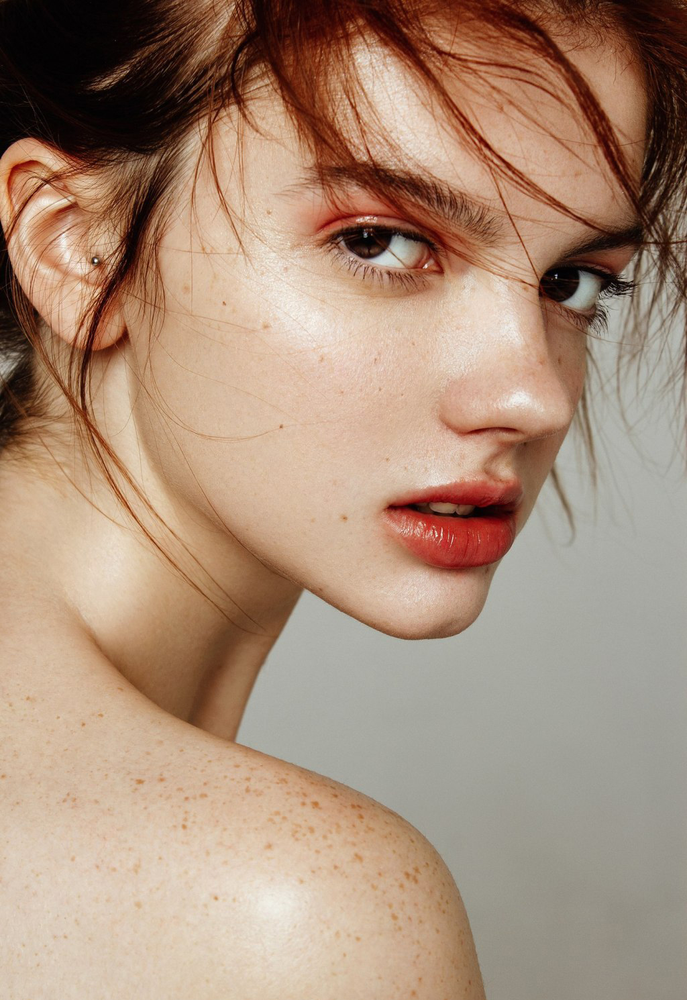
%> input picture 数字图像处理/作业/experiment2-2/test.png, 687 x 1000 px, shrunk from 1024 x 1490 before the run
$ octave experiment2_2.m   (GNU Octave 9; MATLAB toolbox functions it lacks are replaced by stand-ins)
%> lines starting %> are read from the running program, lines starting %| are printed output that depends on the picture; in (x1, y1, x2, y2) boxes, pixels count from 0 and x2, y2 are one past the last pixel; in counts of white or black regions, pixels touching at a corner belong together; the program's own positions count from 1
close all;clc;clear;
img=imread("test.png");
%> img is the input picture: size 1000x687x3 uint8; mean R, G, B 169.3, 142, 121.6
gray=rgb2gray(img);
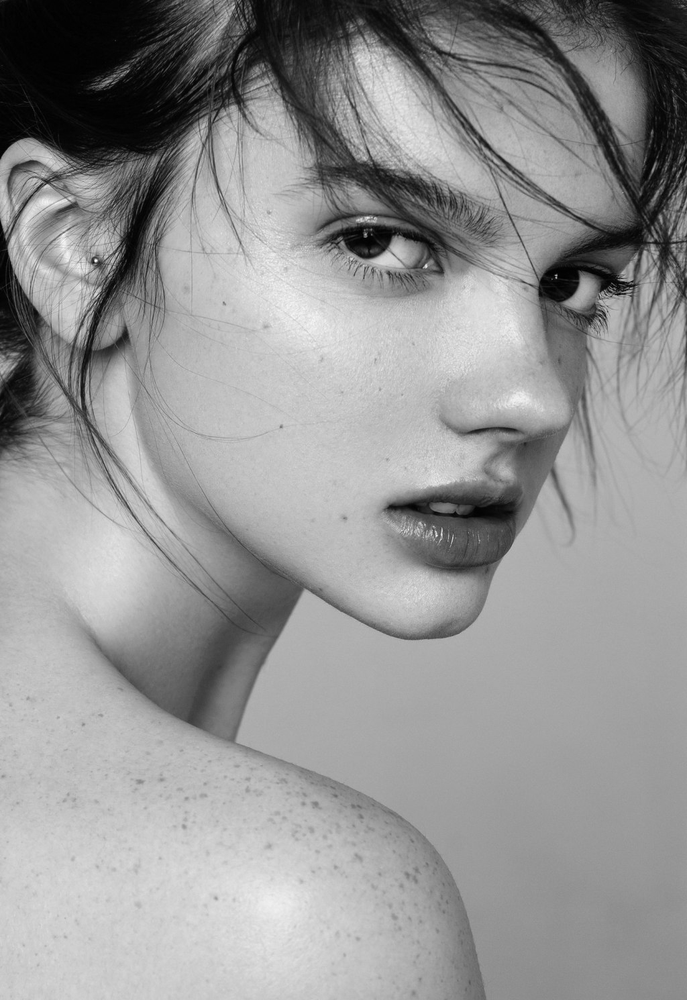
%> gray: size 1000x687 uint8; min 0, max 255, mean 147.8
binaryImag0_5=im2bw(gray,0.5);
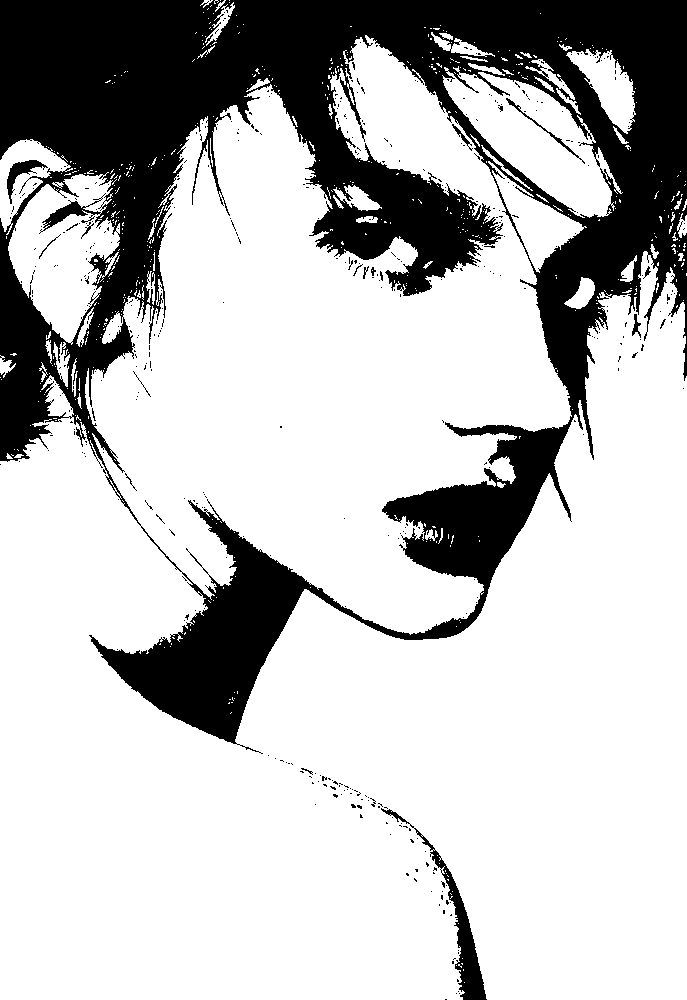
%> binaryImag0_5: size 1000x687 logical; 74.7% white; 453 black regions (437 under 20 px), largest, box (x1, y1, x2, y2) and area: (0, 0, 687, 754) 169223, (381, 808, 487, 1000) 2334, (7, 160, 48, 204) 483
binaryImag0_7=im2bw(gray,0.7);
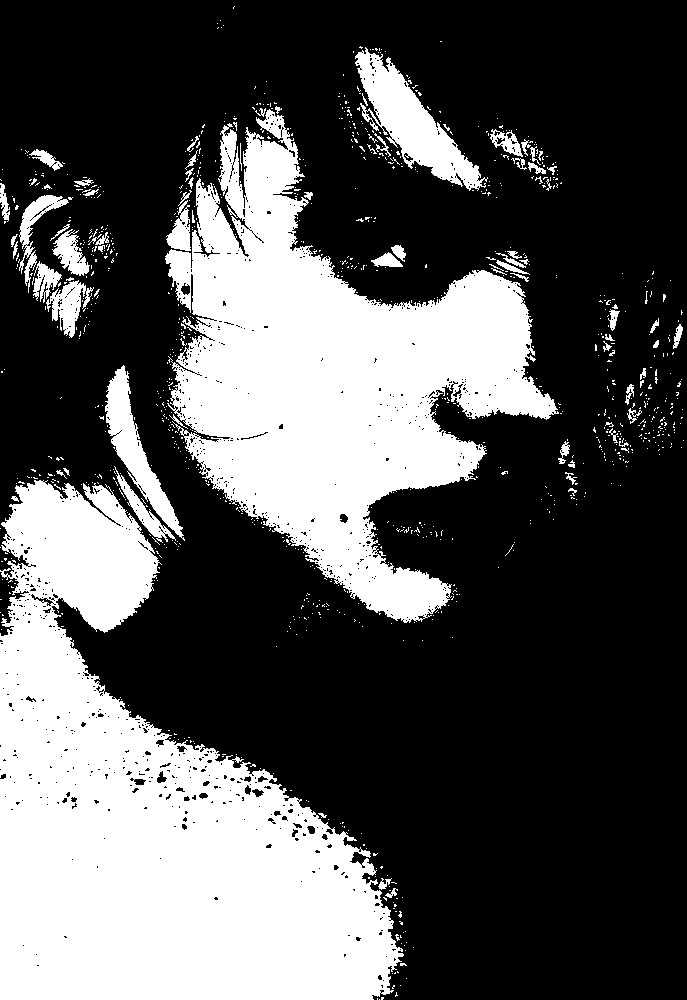
%> binaryImag0_7: size 1000x687 logical; 33.3% white; 1052 white regions (975 under 20 px), largest, box (x1, y1, x2, y2) and area: (0, 480, 404, 1000) 115973, (165, 109, 559, 623) 90224, (355, 47, 488, 191) 6500
subplot(2,2,1);imshow(img);
subplot(2,2,2);imshow(gray)
subplot(2,2,3);imshow(binaryImag0_5)
subplot(2,2,4);imshow(binaryImag0_7)
